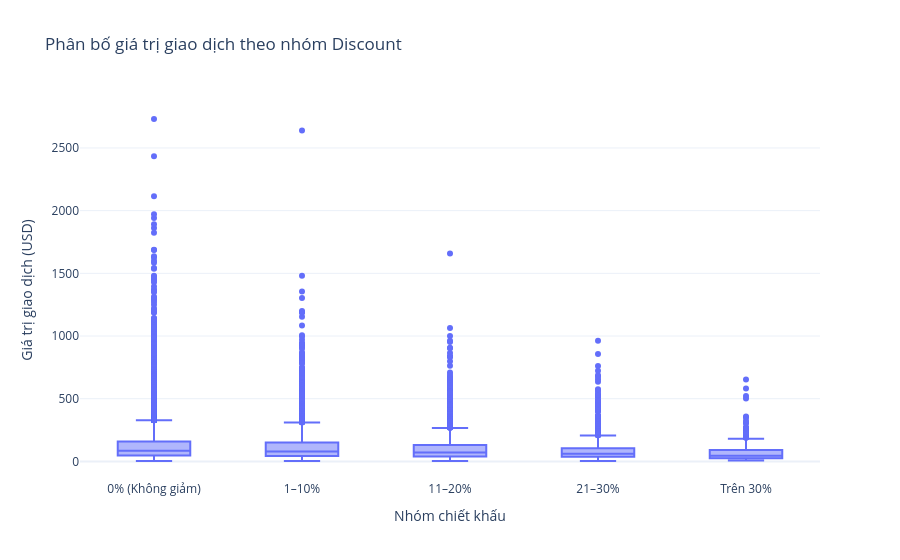

Here is the notebook cell this chart was saved with:
### Markdown cell above
## 10. Box Plot – Discount và Amount

### Code cell
fig_amount = px.box(
    df, x="discount_group", y="total_amount_usd",
    category_orders={"discount_group": discount_labels},
    points="outliers",
    title="Phân bố giá trị giao dịch theo nhóm Discount",
    labels={"discount_group": "Nhóm chiết khấu",
            "total_amount_usd": "Giá trị giao dịch (USD)"}
)
fig_amount.update_layout(showlegend=False, template="plotly_white")
display(fig_amount)

### Figure 1 — Plotly figure (JSON) as saved in the notebook; plotly's stock layout.template omitted (floating-point values rounded to 4 significant figures; data arrays with more than 128 entries replaced by an {"elided": "..."} marker saying what was removed)
{"data": [{"alignmentgroup": "True", "boxpoints": "outliers", "hovertemplate": "Nhóm chiết khấu=%{x}<br>Giá trị giao dịch (USD)=%{y}<extra></extra>", "legendgroup": "", "marker": {"color": "#636efa"}, "name": "", "notched": false, "offsetgroup": "", "orientation": "v", "showlegend": false, "type": "box", "x": {"elided": "25000 str values"}, "x0": " ", "xaxis": "x", "y": {"elided": "25000 float values"}, "y0": " ", "yaxis": "y"}], "layout": {"boxmode": "group", "legend": {"tracegroupgap": 0}, "showlegend": false, "title": {"text": "Phân bố giá trị giao dịch theo nhóm Discount"}, "xaxis": {"anchor": "y", "categoryarray": ["0% (Không giảm)", "1–10%", "11–20%", "21–30%", "Trên 30%"], "categoryorder": "array", "domain": [0.0, 1.0], "title": {"text": "Nhóm chiết khấu"}}, "yaxis": {"anchor": "x", "domain": [0.0, 1.0], "title": {"text": "Giá trị giao dịch (USD)"}}}}
